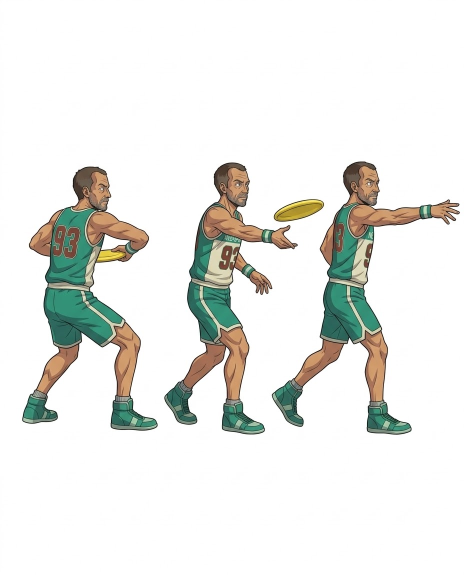
#> input picture assets_inbox/lionel_lancer_3.jpg, 928 x 1150 px (shown at 1/2 size)
$ python preparer_lancer.py ../../assets_inbox/lionel_lancer_3.jpg out.png
#> lines starting #> are read from the running program, lines starting #| are printed output that depends on the picture; after the words box and inside, x2 and y2 are one past the last pixel; in counts of white or black regions, pixels touching at a corner belong together
# Prépare la planche du lancer de Lionel (assets_inbox/lionel_lancer_3.jpg : 3 poses tournées vers la DROITE,
# frisbee JAUNE) pour decouper_animation.py :
#  - pose 1 (il arme) : le frisbee jaune est recoloré en rouge (couleur du frisbee du jeu) et reste dans sa main ;
#  - poses 2 et 3 : le frisbee (déjà parti) est effacé (le jeu dessine celui qui vole) ;
#  - planche retournée (les illustrations de Lionel regardent vers la GAUCHE).
# Utilisation : python3 outils/lionel/preparer_lancer.py entree.jpg sortie.png
import sys, numpy as np
from PIL import Image
from scipy import ndimage as nd
im = Image.open(sys.argv[1]).convert('RGB')
#> im is the input picture: PIL image 928x1150 RGB; mean R, G, B 233.6, 234.4, 230.8
a = np.asarray(im).astype(float) / 255
mx, mn = a.max(axis=2), a.min(axis=2)
s = np.where(mx > 0, (mx - mn) / np.maximum(mx, 1e-6), 0)
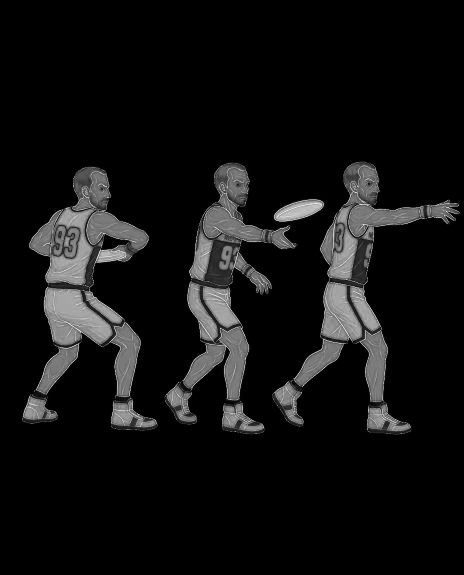
#> s: shape (1150, 928) float64 (shown at 1/2 size); min 0, max 1, mean 0.0691
r, g, b = a[..., 0], a[..., 1], a[..., 2]
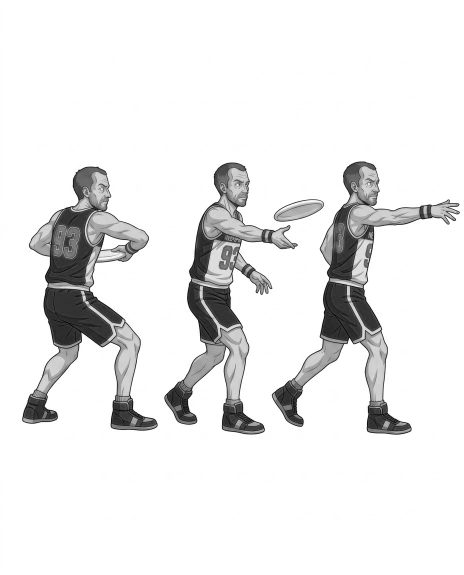
#> r: shape (1150, 928) float64 (shown at 1/2 size); min 0, max 1, mean 0.916
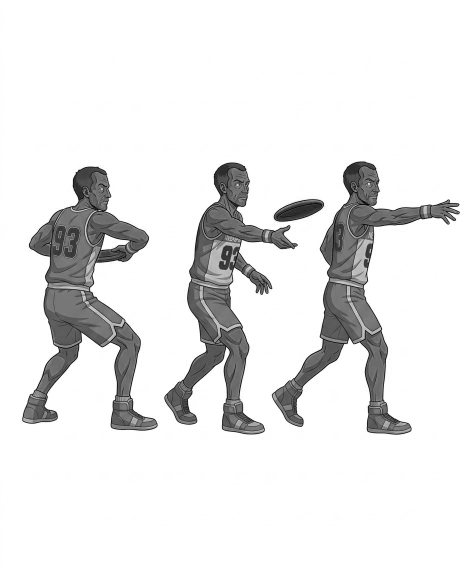
#> b: shape (1150, 928) float64 (shown at 1/2 size); min 0, max 1, mean 0.905
# jaune : rouge et vert hauts et proches, bleu bas (la peau a G nettement plus bas que R)
jaune = (s > 0.45) & (mx > 0.45) & (g > r * 0.8) & (b < g * 0.6)
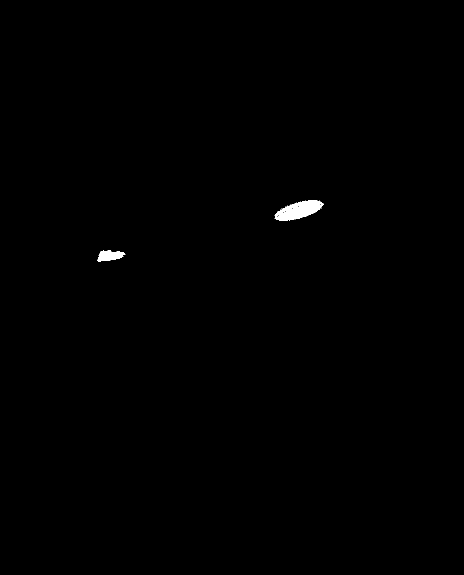
#> jaune: shape (1150, 928) bool (shown at 1/2 size); 0.3% white; 7 white regions (5 under 20 px), largest, box (x1, y1, x2, y2) and area: (549, 400, 645, 442) 2304, (195, 500, 251, 523) 838
jaune = nd.binary_opening(jaune, iterations=1)
#> jaune: shape (1150, 928) bool; 0.29% white; 2 white regions, box (x1, y1, x2, y2) and area: (550, 401, 645, 442) 2266, (195, 500, 251, 523) 820
jaune = nd.binary_dilation(jaune, iterations=3) & ((s > 0.25) | (mx < 0.45))   # + contour sombre / ombre du disque
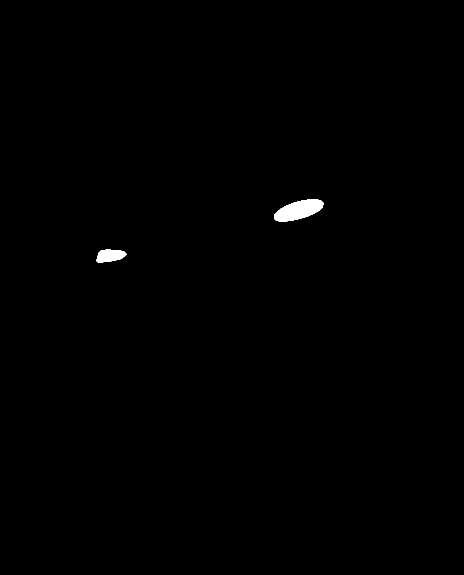
#> jaune: shape (1150, 928) bool (shown at 1/2 size); 0.38% white; 2 white regions, box (x1, y1, x2, y2) and area: (548, 399, 648, 443) 2842, (192, 499, 254, 525) 1169
lab, n = nd.label(jaune)
#> lab: shape (1150, 928) int32; 3 distinct labels, from 0 to 2
#> n = 2
out = (a * 255).astype(np.uint8).copy()
W = a.shape[1]
#> W = 928
for i, sl in enumerate(nd.find_objects(lab)):
    taille = (lab[sl] == i + 1).sum()
    if taille < 300: continue
    cx = (sl[1].start + sl[1].stop) / 2
    m = lab == i + 1
    if cx < W * 0.3:   # pose 1 : recolorer en rouge, l'ombrage gardé
        v = a[m].max(axis=1)
        out[m] = np.stack([v * 235, v * 50, v * 55], axis=1).astype(np.uint8)
    else:              # poses 2 et 3 : effacer (le disque est en l'air, sur le fond)
        out[nd.binary_dilation(m, iterations=2)] = 255
    print('disque', i + 1, 'x', int(cx), 'pixels', taille, 'recoloré' if cx < W * 0.3 else 'effacé')
#> this loop made 2 passes
#> (taille, cx) on passes 1 to 2: (2842, 598), (1169, 223)
#| disque 1 x 598 pixels 2842 effacé
#| disque 2 x 223 pixels 1169 recoloré
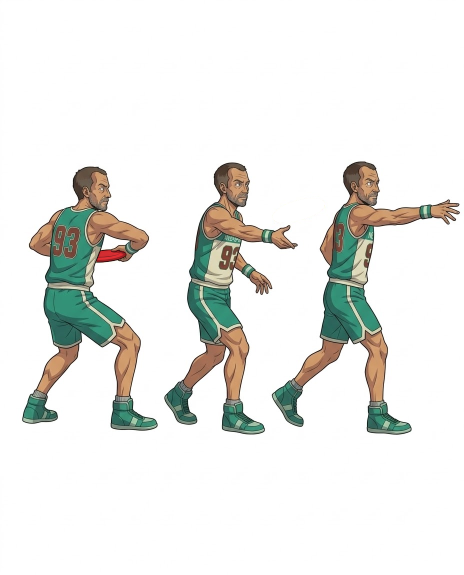
#> out: shape (1150, 928, 3) (shown at 1/2 size); 0.42% of pixels changed, all inside (x1, y1, x2, y2) = (192, 397, 650, 525)
Image.fromarray(out).transpose(Image.FLIP_LEFT_RIGHT).save(sys.argv[2])
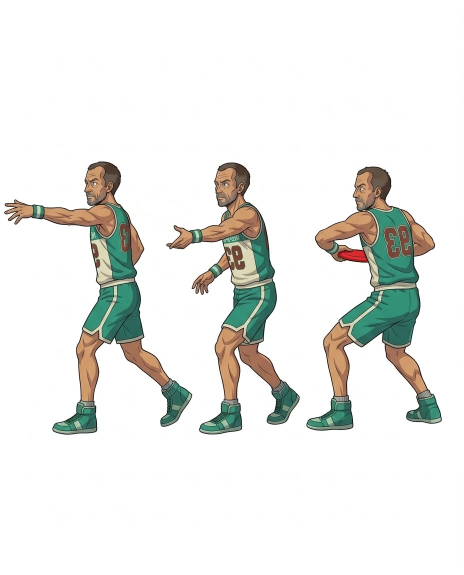
#> saved as out.png: PIL image 928x1150 RGB (shown at 1/2 size); mean R, G, B 233.8, 234.6, 231.3
